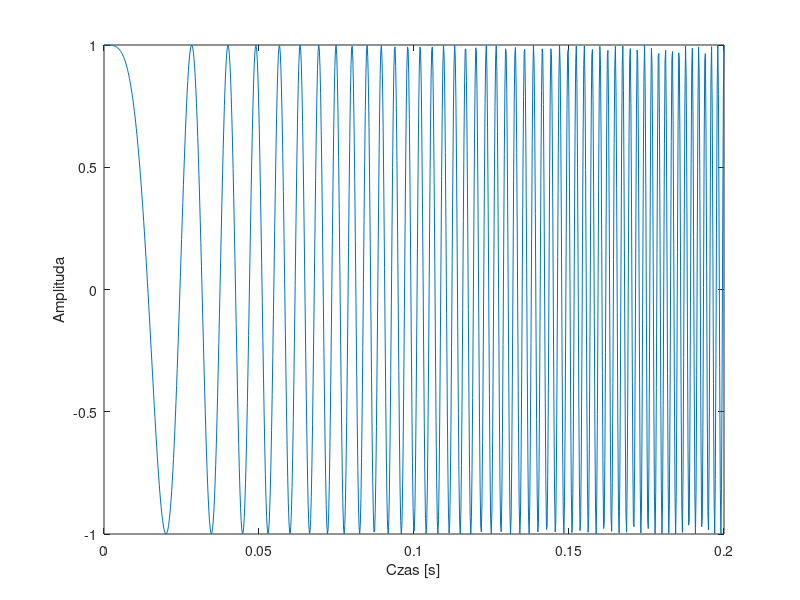

The MATLAB script that drew this image: (Note: this script raises an error after producing the figure.)
clear all;
freqSamp = 10e3;
N = 1000;
tStart = 0;
tEnd = 1/(freqSamp/2)*N;
t = linspace(0, tEnd, N);


freqStart = 0;
freqEnd = 0.1*freqSamp/2;
method = 'linear';
y = chirp(t, freqStart, tEnd, freqEnd, method);

figure;
plot(linspace(tStart, tEnd, length(y)), y);
xlabel("Czas [s]");
ylabel("Amplituda")
name = "images/zad1_signal.png";
resolution_dpi = 400;
exportgraphics(gcf, name, 'Resolution', resolution_dpi);

figure;
plotspec(y, 1);
name = "images/zad1_spectrum.png";
exportgraphics(gcf, name, 'Resolution', resolution_dpi);
